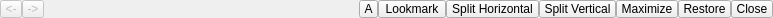
<ui version="4.0" >
 <class>MultiViewFrameMenu</class>
 <widget class="QWidget" name="MultiViewFrameMenu" >
  <property name="geometry" >
   <rect>
    <x>0</x>
    <y>0</y>
    <width>773</width>
    <height>18</height>
   </rect>
  </property>
  <property name="sizePolicy" >
   <sizepolicy>
    <hsizetype>5</hsizetype>
    <vsizetype>5</vsizetype>
    <horstretch>0</horstretch>
    <verstretch>0</verstretch>
   </sizepolicy>
  </property>
  <property name="minimumSize" >
   <size>
    <width>18</width>
    <height>18</height>
   </size>
  </property>
  <property name="maximumSize" >
   <size>
    <width>16777215</width>
    <height>18</height>
   </size>
  </property>
  <property name="baseSize" >
   <size>
    <width>22</width>
    <height>22</height>
   </size>
  </property>
  <property name="windowTitle" >
   <string>Form</string>
  </property>
  <layout class="QGridLayout" >
   <property name="margin" >
    <number>0</number>
   </property>
   <property name="spacing" >
    <number>0</number>
   </property>
   <item row="0" column="6" >
    <widget class="QToolButton" name="SplitHorizontalButton" >
     <property name="sizePolicy" >
      <sizepolicy>
       <hsizetype>0</hsizetype>
       <vsizetype>0</vsizetype>
       <horstretch>0</horstretch>
       <verstretch>0</verstretch>
      </sizepolicy>
     </property>
     <property name="minimumSize" >
      <size>
       <width>16</width>
       <height>16</height>
      </size>
     </property>
     <property name="text" >
      <string>Split Horizontal</string>
     </property>
     <property name="icon" >
      <iconset resource="../pqComponents.qrc" >:/pqWidgets/Icons/pqSplitViewH12.png</iconset>
     </property>
     <property name="autoRaise" >
      <bool>false</bool>
     </property>
    </widget>
   </item>
   <item row="0" column="0" >
    <widget class="QToolButton" name="BackButton" >
     <property name="enabled" >
      <bool>false</bool>
     </property>
     <property name="minimumSize" >
      <size>
       <width>16</width>
       <height>16</height>
      </size>
     </property>
     <property name="text" >
      <string>&lt;-</string>
     </property>
     <property name="checkable" >
      <bool>false</bool>
     </property>
     <property name="autoRaise" >
      <bool>false</bool>
     </property>
    </widget>
   </item>
   <item row="0" column="2" >
    <widget class="QLabel" name="WindowCaption" >
     <property name="sizePolicy" >
      <sizepolicy>
       <hsizetype>7</hsizetype>
       <vsizetype>5</vsizetype>
       <horstretch>0</horstretch>
       <verstretch>0</verstretch>
      </sizepolicy>
     </property>
     <property name="text" >
      <string/>
     </property>
    </widget>
   </item>
   <item row="0" column="8" >
    <widget class="QToolButton" name="MaximizeButton" >
     <property name="sizePolicy" >
      <sizepolicy>
       <hsizetype>0</hsizetype>
       <vsizetype>0</vsizetype>
       <horstretch>0</horstretch>
       <verstretch>0</verstretch>
      </sizepolicy>
     </property>
     <property name="minimumSize" >
      <size>
       <width>16</width>
       <height>16</height>
      </size>
     </property>
     <property name="text" >
      <string>Maximize</string>
     </property>
     <property name="autoRaise" >
      <bool>false</bool>
     </property>
    </widget>
   </item>
   <item row="0" column="1" >
    <widget class="QToolButton" name="ForwardButton" >
     <property name="enabled" >
      <bool>false</bool>
     </property>
     <property name="minimumSize" >
      <size>
       <width>16</width>
       <height>16</height>
      </size>
     </property>
     <property name="text" >
      <string>-></string>
     </property>
     <property name="checkable" >
      <bool>false</bool>
     </property>
     <property name="autoRaise" >
      <bool>false</bool>
     </property>
    </widget>
   </item>
   <item row="0" column="10" >
    <widget class="QToolButton" name="CloseButton" >
     <property name="sizePolicy" >
      <sizepolicy>
       <hsizetype>0</hsizetype>
       <vsizetype>0</vsizetype>
       <horstretch>0</horstretch>
       <verstretch>0</verstretch>
      </sizepolicy>
     </property>
     <property name="minimumSize" >
      <size>
       <width>16</width>
       <height>16</height>
      </size>
     </property>
     <property name="text" >
      <string>Close</string>
     </property>
     <property name="autoRaise" >
      <bool>false</bool>
     </property>
    </widget>
   </item>
   <item row="0" column="7" >
    <widget class="QToolButton" name="SplitVerticalButton" >
     <property name="sizePolicy" >
      <sizepolicy>
       <hsizetype>0</hsizetype>
       <vsizetype>0</vsizetype>
       <horstretch>0</horstretch>
       <verstretch>0</verstretch>
      </sizepolicy>
     </property>
     <property name="minimumSize" >
      <size>
       <width>16</width>
       <height>16</height>
      </size>
     </property>
     <property name="text" >
      <string>Split Vertical</string>
     </property>
     <property name="icon" >
      <iconset resource="../pqComponents.qrc" >:/pqWidgets/Icons/pqSplitViewV12.png</iconset>
     </property>
     <property name="autoRaise" >
      <bool>false</bool>
     </property>
    </widget>
   </item>
   <item row="0" column="4" >
    <widget class="QToolButton" name="ActiveButton" >
     <property name="minimumSize" >
      <size>
       <width>16</width>
       <height>16</height>
      </size>
     </property>
     <property name="text" >
      <string>A</string>
     </property>
     <property name="checkable" >
      <bool>true</bool>
     </property>
     <property name="autoRaise" >
      <bool>false</bool>
     </property>
    </widget>
   </item>
   <item row="0" column="9" >
    <widget class="QToolButton" name="RestoreButton" >
     <property name="sizePolicy" >
      <sizepolicy>
       <hsizetype>0</hsizetype>
       <vsizetype>0</vsizetype>
       <horstretch>0</horstretch>
       <verstretch>0</verstretch>
      </sizepolicy>
     </property>
     <property name="minimumSize" >
      <size>
       <width>16</width>
       <height>16</height>
      </size>
     </property>
     <property name="text" >
      <string>Restore</string>
     </property>
     <property name="autoRaise" >
      <bool>false</bool>
     </property>
    </widget>
   </item>
   <item row="0" column="3" >
    <spacer>
     <property name="orientation" >
      <enum>Qt::Horizontal</enum>
     </property>
     <property name="sizeHint" >
      <size>
       <width>311</width>
       <height>16</height>
      </size>
     </property>
    </spacer>
   </item>
   <item row="0" column="5" >
    <widget class="QToolButton" name="LookmarkButton" >
     <property name="text" >
      <string>Lookmark</string>
     </property>
     <property name="icon" >
      <iconset resource="../pqComponents.qrc" >:/pqWidgets/Icons/pqLookmark16.png</iconset>
     </property>
    </widget>
   </item>
  </layout>
 </widget>
 <resources>
  <include location="../pqComponents.qrc" />
 </resources>
 <connections/>
</ui>
